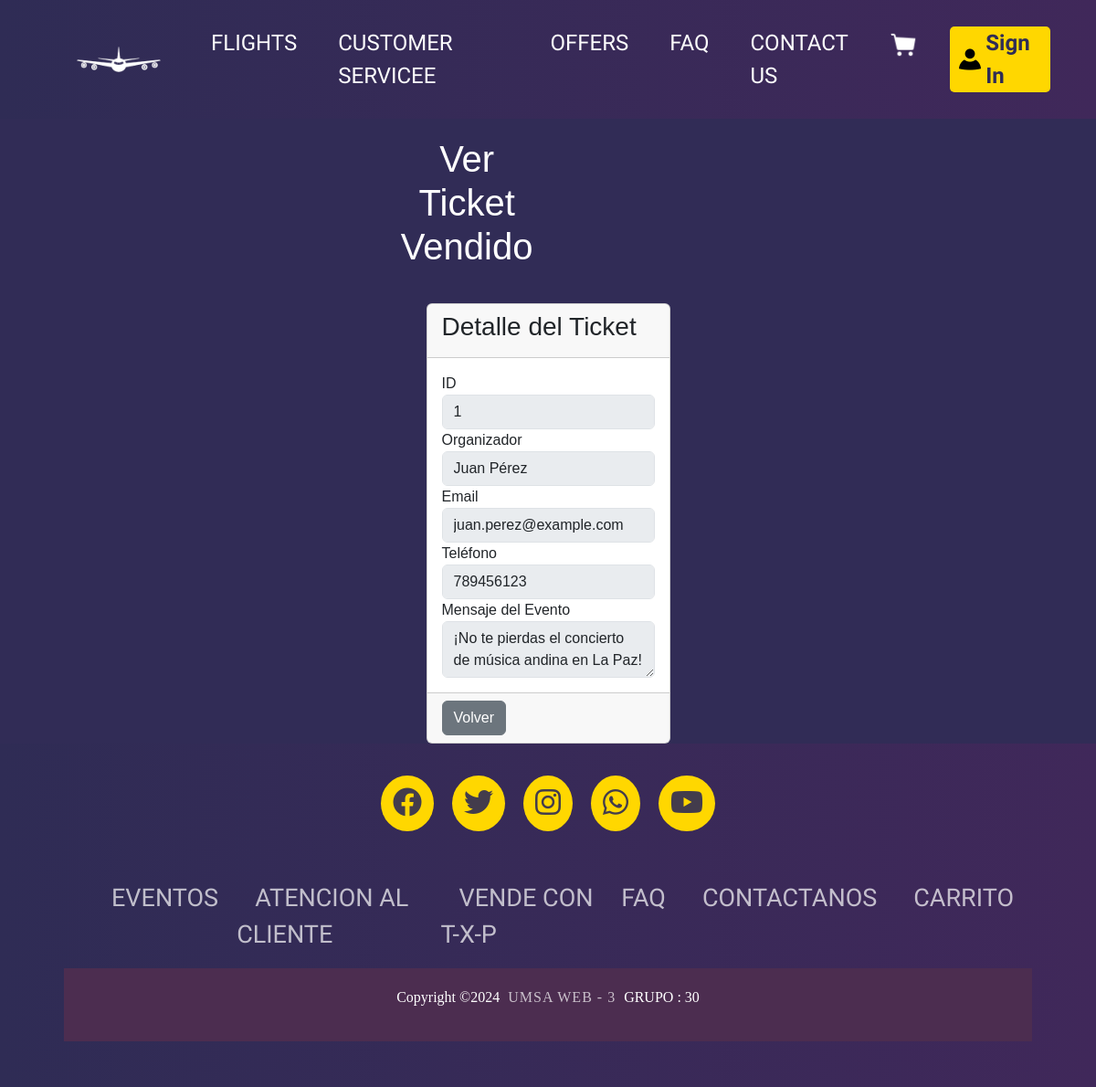
/admin/vender/view.php?cod=1, run on the app's committed database.
### tables this page shows
CREATE TABLE `vender` (
  `id` int NOT NULL,
  `organizador` varchar(100) NOT NULL,
  `email` varchar(100) NOT NULL,
  `telefono` varchar(15) NOT NULL,
  `id_evento` int NOT NULL,
  `evento_mensaje` text NOT NULL
);

### admin/vender/view.php (the view, shortened to what this page needs)
<?php
$db = conectarDB();
if (isset($_GET['cod'])) {
    $id = intval($_GET['cod']);
    $query = "SELECT * FROM vender WHERE id = $id";
    $result = mysqli_query($db, $query);
    $record = mysqli_fetch_assoc($result);
}
?>
<div class="tablas">
<section class="content-header">
    <div class="container-fluid">
        <div class="row mb-2">
            <div class="col-sm-6">
                <h1>Ver Ticket Vendido</h1>
            </div>
        </div>
    </div>
</section>
<section class="content">
    <div class="container-fluid">
        <div class="row">
            <div class="col-12">
                <div class="card card-primary">
                    <div class="card-header">
                        <h3 class="card-title">Detalle del Ticket</h3>
                    </div>
                    <form action="" method="post">
                        <div class="card-body">
                            <div class="form-group">
                                <label for="id">ID</label>
                                <input type="text" class="form-control" value="<?php echo $record['id']; ?>" disabled>
                            </div>
                            <div class="form-group">
                                <label for="organizador">Organizador</label>
                                <input type="text" class="form-control" value="<?php echo $record['organizador']; ?>" disabled>
                            </div>
                            <div class="form-group">
                                <label for="email">Email</label>
                                <input type="email" class="form-control" value="<?php echo $record['email']; ?>" disabled>
                            </div>
                            <div class="form-group">
                                <label for="telefono">Teléfono</label>
                                <input type="text" class="form-control" value="<?php echo $record['telefono']; ?>" disabled>
                            </div>
                            <div class="form-group">
                                <label for="evento_mensaje">Mensaje del Evento</label>
                                <textarea class="form-control" disabled><?php echo $record['evento_mensaje']; ?></textarea>
                            </div>
                        </div>
                        <div class="card-footer">
                            <a href="/TicketXPress/admin/vender/list.php" class="btn btn-secondary">Volver</a>
                        </div>
                    </form>
                </div>
            </div>
        </div>
    </div>
</section>
</div>
<html>
    <link rel="stylesheet" href="/TicketXPress/build/css/tablas.css">
</html>

### build/css/navbar.css (style rules this page uses)
.container-fluid { padding: 0; display: flex; }

### build/css/app.css (style rules this page uses)
body, html { margin: 0%; padding: 0%; width: 100%; }

### build/css/tablas.css (style rules this page uses)
body { background-color: #312C56; font-family: Arial, sans-serif; }
h1 { text-align: center; margin-bottom: 30px; }
.tablas { display: flex; flex-direction: column; align-items: center; justify-content: center; margin-top: 20px; }
.col-sm-6 { color: white; }

### data on the page
vender: id "1", organizador "Juan Pérez", email "juan.perez@example.com", telefono "789456123", evento_mensaje "¡No te pierdas el concierto de música andina en La Paz!"
